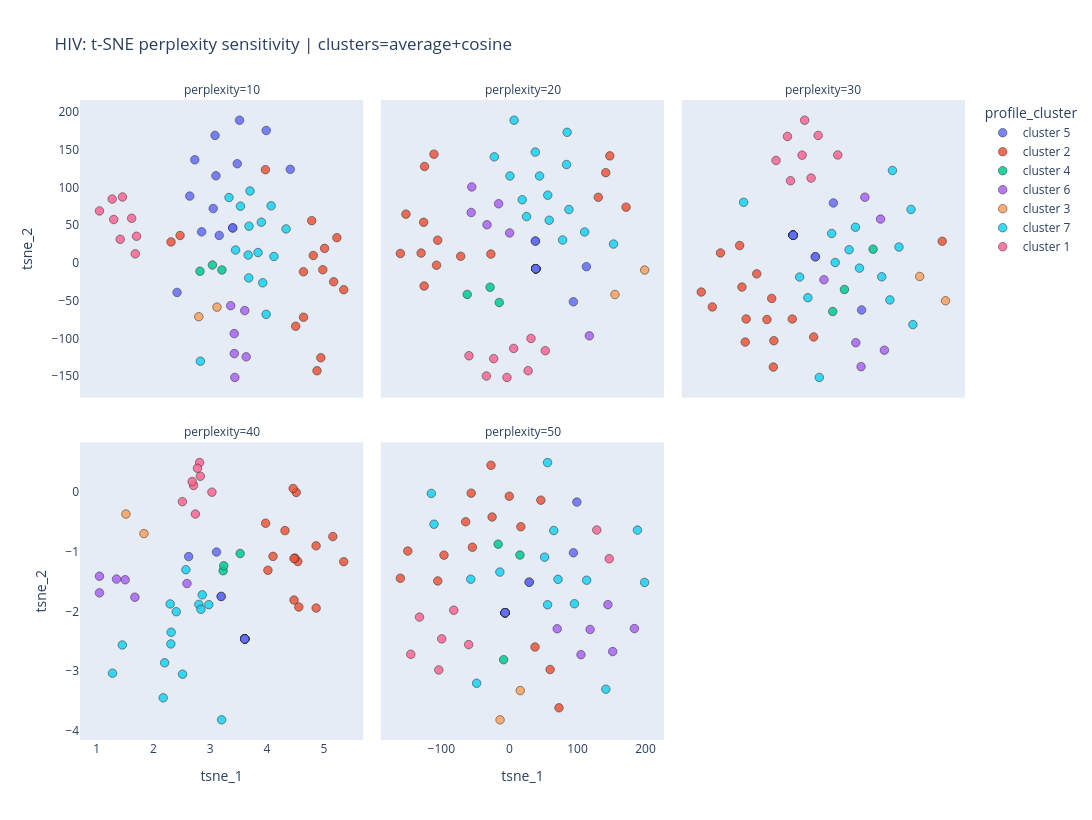

The notebook cell this image was saved under:
### Markdown cell above
## Changing t-SNE Perplexity

Everything in this section keeps the same high-dimensional feature clusters, but changes the t-SNE perplexity used to draw the 2D layout. This is useful for diagnosing layout artifacts, such as one profile cluster appearing as two separated orange islands in a single t-SNE panel. If a split moves around or disappears as perplexity changes, it is probably a projection artifact rather than a new cluster.

### Code cell
PERPLEXITY_DATASET = "HIV"
PERPLEXITY_DISTANCE = "cosine"
PERPLEXITY_LINKAGE = "average"
PERPLEXITIES = [10, 20, 30, 40, 50]

partial, profiles = real_profile_matrix(PERPLEXITY_DATASET)
cluster_labels = figure4_graphical_lasso_plots._profile_clusters(
    profiles,
    max_clusters=7,
    metric=PERPLEXITY_DISTANCE,
    linkage_method=PERPLEXITY_LINKAGE,
)
feature_names_for_plot = list(figure4_feature_names[PERPLEXITY_DATASET])

rows = []
for perplexity in PERPLEXITIES:
    coords, _, used_perplexity = figure4_graphical_lasso_plots._fit_profile_tsne(
        partial,
        seed=revision_config.SEED,
        perplexity=perplexity,
    )
    for feature_index, (x, y) in enumerate(coords):
        rows.append({
            "perplexity": int(used_perplexity),
            "feature_index": feature_index,
            "feature": feature_names_for_plot[feature_index],
            "tsne_1": x,
            "tsne_2": y,
            "profile_cluster": f"cluster {int(cluster_labels[feature_index])}",
            "cluster_id": int(cluster_labels[feature_index]),
        })
perplexity_df = pd.DataFrame(rows)

try:
    import plotly.express as px
    fig_perplexity = px.scatter(
        perplexity_df,
        x="tsne_1",
        y="tsne_2",
        color="profile_cluster",
        facet_col="perplexity",
        facet_col_wrap=3,
        hover_name="feature",
        hover_data={
            "feature_index": True,
            "profile_cluster": True,
            "cluster_id": False,
            "tsne_1": False,
            "tsne_2": False,
        },
        title=(
            f"{PERPLEXITY_DATASET}: t-SNE perplexity sensitivity | "
            f"clusters={PERPLEXITY_LINKAGE}+{PERPLEXITY_DISTANCE}"
        ),
        width=1150,
        height=820,
    )
    fig_perplexity.update_traces(marker=dict(size=8.5, opacity=0.86, line=dict(width=0.6, color="#222222")))
    fig_perplexity.update_xaxes(showgrid=False, zeroline=False, matches=None)
    fig_perplexity.update_yaxes(showgrid=False, zeroline=False, matches=None)
    fig_perplexity.show()
except Exception as exc:
    print(f"Plotly unavailable: {exc!r}")
    import matplotlib.pyplot as plt
    fig, axes = plt.subplots(2, 3, figsize=(13.5, 8.4))
    axes = axes.ravel()
    for ax, perplexity in zip(axes, PERPLEXITIES):
        sub = perplexity_df[perplexity_df["perplexity"] == perplexity]
        for cluster_name, group in sub.groupby("profile_cluster"):
            ax.scatter(group["tsne_1"], group["tsne_2"], s=34, label=cluster_name, alpha=0.86, edgecolor="#222222", linewidth=0.4)
        ax.set_title(f"perplexity={perplexity}")
        ax.set_xticks([])
        ax.set_yticks([])
    axes[-1].axis("off")
    handles, labels = axes[0].get_legend_handles_labels()
    fig.legend(handles, labels, loc="center right", fontsize=8)
    fig.tight_layout(rect=(0, 0, 0.88, 1))
    plt.show()

display(perplexity_df.head())
